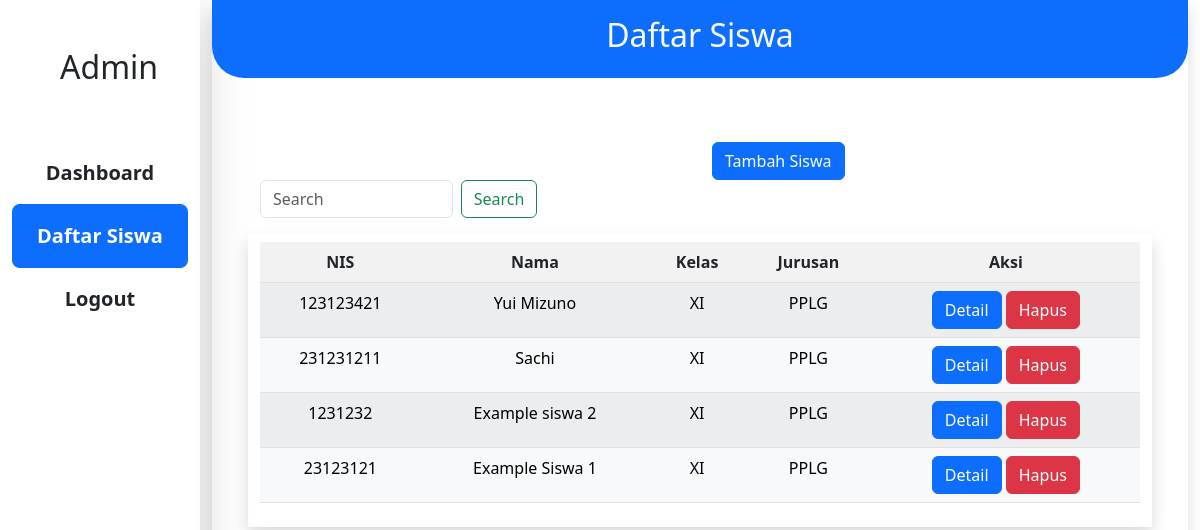
/home/daftarsiswa.php, run on the app's committed database.
### tables this page shows
CREATE TABLE `students_tbl` (
  `students_id` varchar(255) NOT NULL,
  `NISN` int(11) NOT NULL,
  `NIS` int(11) NOT NULL,
  `name` varchar(255) NOT NULL,
  `grade` varchar(255) NOT NULL,
  `major` varchar(255) NOT NULL,
  `date_of_birth` varchar(255) NOT NULL,
  `domicile` varchar(255) NOT NULL,
  `gender` varchar(255) NOT NULL,
  `photo` varchar(255) NOT NULL
);

### home/daftarsiswa.php (the view, shortened to what this page needs)
<?php
include_once("../asset/php/koneksi.php");
$sql = "SELECT * FROM students_tbl ORDER BY students_id DESC";
$result = mysqli_query($conn, $sql);
?>
<!DOCTYPE html>
<html>
    <head>
        <link rel="stylesheet" href="../asset/css/siswastyle.css">
        <link href="https://cdn.jsdelivr.net/npm/bootstrap@5.3.0-alpha1/dist/css/bootstrap.min.css" rel="stylesheet">
    </head>
    <body class="no-scroll" onload="load()">
        <div class="container-fluid">
            <div class="row" style="height: 100vh;">
                <div class="col-2 shadow-lg">
                    <div class="sidebar" style="height: 100%;">
                        <div class="sidebar-brand p-5">
                            <h2><span class="Admin "></span><span>Admin</span></h2>
                        </div>
                        <div class="sidebar-menu list-group list-group-flush text-center fw-bolder fs-5">
                            <a href="home.php" class="list-group-item list-group-item-action py-3 rounded-3"><span class="las la-igloo"></span>
                               <span>Dashboard</span></a>
                            <a href="#" class="list-group-item list-group-item-action active py-3 rounded-3"><span class="las la-users"></span>
                               <span>Daftar Siswa</span></a>
                            <a href="#" class="list-group-item list-group-item-action py-3 rounded-3"><span class="las la-cog"></span>
                                <span>Logout</span></a>
                        </div>
                    </div>
                </div>
                <div class="col-10">
                    <div class="main-content shadow text-center" style="height: 100%;">
                        <header class="p-3 bg-primary rounded-bottom-5">
                            <h2 class="text-light">
                                Daftar Siswa
                            </h2>
                        </header>
                        <section class="p-5">
                            <div class= "row py-3">
                                <div class="col-md-6">
                                </div>
                                <div class=" col-auto">
                                    <a href="tambahsiswa.php" class="btn btn-primary">Tambah Siswa</a>
                                </div>
                                <div class="col-md-4">
                                    <form class="d-flex">
                                        <input class="form-control me-2" type="search" placeholder="Search" aria-label="Search">
                                        <button class="btn btn-outline-success" type="submit">Search</button>
                                    </form>
                                </div>
                            </div>
                            <div class= "row shadow py-2">
                                <div class=" col">
                                    <table class="table table-striped">
                                        <tr>
                                            <th>NIS</th>
                                            <th>Nama</th>
                                            <th>Kelas</th>
                                            <th>Jurusan</th>
                                            <th>Aksi</th>
                                        </tr>
                                        <tr>
                                        <?php
                                            while($user_data = mysqli_fetch_array($result)) {
                                                echo "<tr class='table-light'>";
                                                echo "<td>".$user_data['NIS']."</td>";
                                                echo "<td>".$user_data['name']."</td>";
                                                echo "<td>".$user_data['grade']."</td>";
                                                echo "<td>".$user_data['major']."</td>";
                                                echo "<td>";
                                                ?>
                                                <button class="btn btn-primary"  data-bs-toggle="modal" data-bs-target="#detailsiswamodal">Detail</button>
                                                <a href='<?php echo "delete.php?id=$user_data[students_id]"?>' class="btn btn-danger">Hapus</a>
                                           <?php
                                           echo "</td>
                                           </tr>";
                                            }
                                            ?>
                                    </table>
                                </div>
                            </div>
                        </section>
                    </div>
                </div>
            </div>
        </div>
    </body>
</html>

### asset/css/siswastyle.css (style rules this page uses)
body { background-color: rgb(88, 201, 253); background-attachment: fixed; }

### data on the page
students_tbl: NIS "123123421", name "Yui Mizuno", grade "XI", major "PPLG"
students_tbl: NIS "231231211", name "Sachi", grade "XI", major "PPLG"
students_tbl: NIS "1231232", name "Example siswa 2", grade "XI", major "PPLG"
students_tbl: NIS "23123121", name "Example Siswa 1", grade "XI", major "PPLG"
